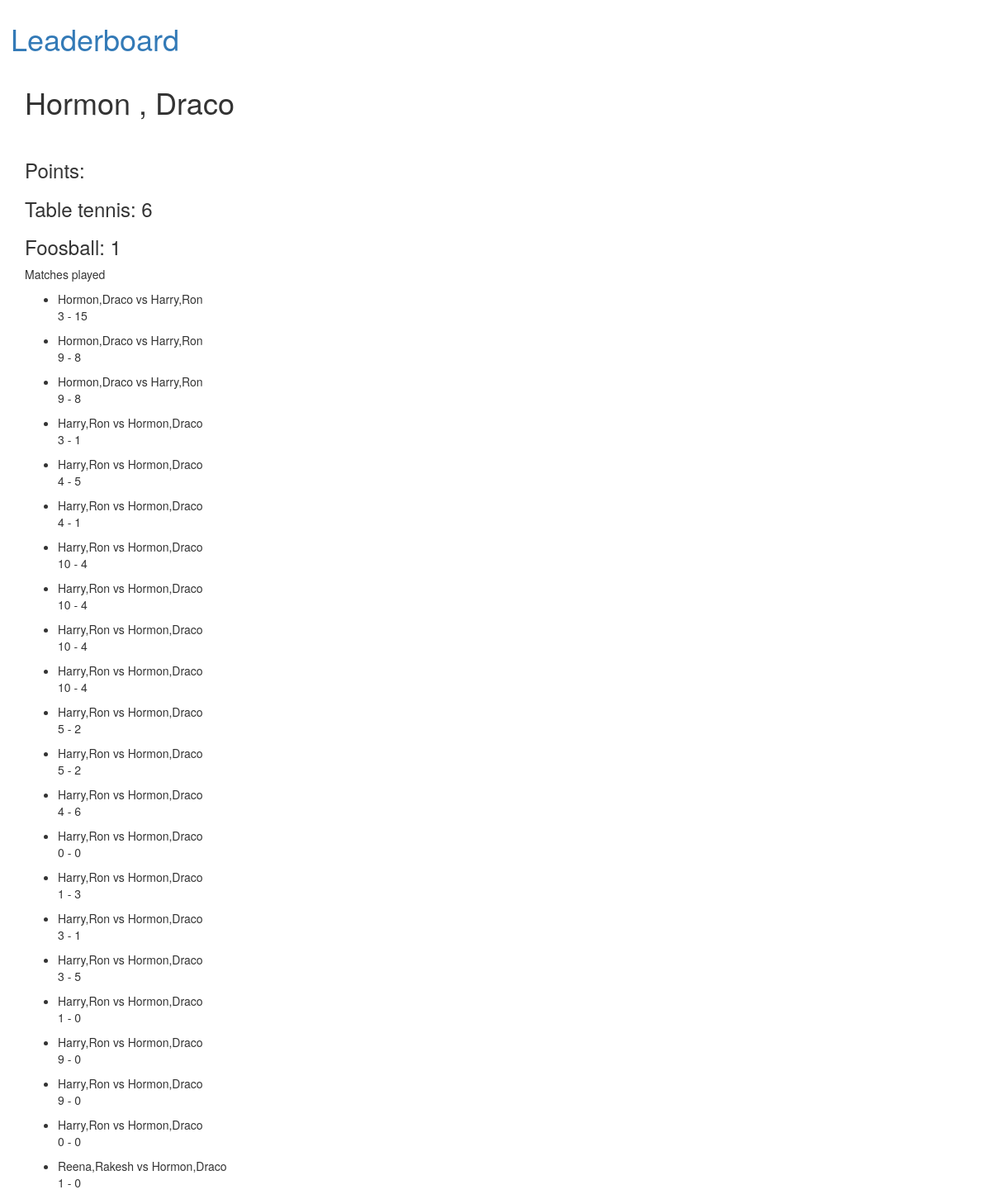
Page /team/2 on the committed database.
### competition/models.py (models this page shows, shortened)
class Team(models.Model):
	player1 = models.ForeignKey(Player,on_delete=models.CASCADE, related_name="first")
	player2 = models.ForeignKey(Player,on_delete=models.CASCADE, related_name="second")
	tt_points = models.IntegerField(default=0,blank=True,null=True)
	foosball_points = models.IntegerField(default=0,blank=True,null=True)
	class Meta:
		unique_together = ['player1','player2']
	def __str__(self):
		return self.player1.__str__() + ',' + self.player2.__str__()

class Player(models.Model):
	name = models.CharField(max_length=50)
	def __str__(self):
		return self.name

class Match(models.Model):
	team1 = models.ForeignKey(Team,on_delete=models.CASCADE, related_name="team1")
	team2 = models.ForeignKey(Team,on_delete=models.CASCADE, related_name="team2")
	team1_score = models.IntegerField(default=0)
	team2_score = models.IntegerField(default=0)
	game = models.CharField(max_length=10,choices=GAME_TYPES)
	comptn = models.ForeignKey(Competition,on_delete=models.CASCADE,blank=True,null=True,default=None)

### competition/views.py (the view)
# urls.py: re_path('team/(?P<pk>\d+)',teamDetail,name='team-detail'),
def teamDetail(request,pk):
	team = Team.objects.get(pk=pk)
	matches = Match.objects.filter( Q(team1=team) | Q(team2=team))
	content = {
		'team' : team,
		'matches' : matches
	}
	return render(request,'team/detail.html',{'content': content})

### competition/templates/team/detail.html
{% extends "base.html" %}
{% load static %}
{% block content %}
<h1>{{ content.team.player1 }} , {{ content.team.player2 }} </h1>
<br>
<h3> Points:</h3>
<h3>Table tennis: {{ content.team.tt_points }}</h3>
<h3>Foosball: {{ content.team.foosball_points }}</h3>
<p>Matches played
	<ul>
		{% for match in content.matches %}
		<li>{{ match.team1 }} vs {{ match.team2 }}</li>
		<p>{{ match.team1_score }} - {{ match.team2_score }}</p>
		{% endfor %}
	</ul>
</p>
{% endblock %}

### rows in the picture
Team: team.player1 "Hormon", team.player2 "Draco", team.tt_points "6", team.foosball_points "1"
Match: team1 "Hormon,Draco", team2 "Harry,Ron", team1_score "3", team2_score "15"
Match: team1 "Hormon,Draco", team2 "Harry,Ron", team1_score "9", team2_score "8"
Match: team1 "Hormon,Draco", team2 "Harry,Ron", team1_score "9", team2_score "8"
Match: team1 "Harry,Ron", team2 "Hormon,Draco", team1_score "3", team2_score "1"
Match: team1 "Harry,Ron", team2 "Hormon,Draco", team1_score "4", team2_score "5"
Match: team1 "Harry,Ron", team2 "Hormon,Draco", team1_score "4", team2_score "1"
Match: team1 "Harry,Ron", team2 "Hormon,Draco", team1_score "10", team2_score "4"
Match: team1 "Harry,Ron", team2 "Hormon,Draco", team1_score "10", team2_score "4"
Match: team1 "Harry,Ron", team2 "Hormon,Draco", team1_score "10", team2_score "4"
Match: team1 "Harry,Ron", team2 "Hormon,Draco", team1_score "10", team2_score "4"
Match: team1 "Harry,Ron", team2 "Hormon,Draco", team1_score "5", team2_score "2"
Match: team1 "Harry,Ron", team2 "Hormon,Draco", team1_score "5", team2_score "2"
Match: team1 "Harry,Ron", team2 "Hormon,Draco", team1_score "4", team2_score "6"
Match: team1 "Harry,Ron", team2 "Hormon,Draco", team1_score "0", team2_score "0"
Match: team1 "Harry,Ron", team2 "Hormon,Draco", team1_score "1", team2_score "3"
Match: team1 "Harry,Ron", team2 "Hormon,Draco", team1_score "3", team2_score "1"
Match: team1 "Harry,Ron", team2 "Hormon,Draco", team1_score "3", team2_score "5"
Match: team1 "Harry,Ron", team2 "Hormon,Draco", team1_score "1", team2_score "0"
Match: team1 "Harry,Ron", team2 "Hormon,Draco", team1_score "9", team2_score "0"
Match: team1 "Harry,Ron", team2 "Hormon,Draco", team1_score "9", team2_score "0"
Match: team1 "Harry,Ron", team2 "Hormon,Draco", team1_score "0", team2_score "0"
Match: team1 "Reena,Rakesh", team2 "Hormon,Draco", team1_score "1", team2_score "0"
